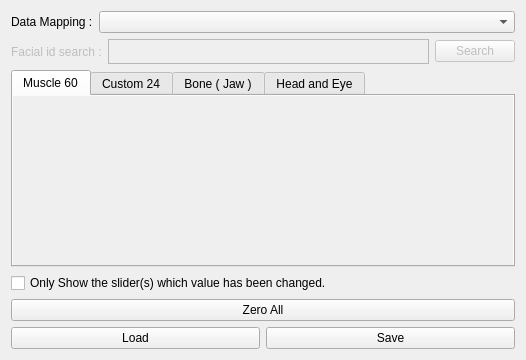
<?xml version="1.0" encoding="UTF-8"?>
<ui version="4.0">
 <class>qtFMMappingWidget</class>
 <widget class="QWidget" name="qtFMMappingWidget">
  <property name="geometry">
   <rect>
    <x>0</x>
    <y>0</y>
    <width>526</width>
    <height>360</height>
   </rect>
  </property>
  <property name="windowTitle">
   <string>Facial Mocap - Mapping</string>
  </property>
  <layout class="QVBoxLayout" name="verticalLayout">
   <item>
    <layout class="QHBoxLayout" name="horizontalLayout">
     <item>
      <widget class="QLabel" name="label">
       <property name="text">
        <string>Data Mapping :</string>
       </property>
      </widget>
     </item>
     <item>
      <widget class="QComboBox" name="qtExpressionComboBox">
       <property name="sizePolicy">
        <sizepolicy hsizetype="Expanding" vsizetype="Preferred">
         <horstretch>0</horstretch>
         <verstretch>0</verstretch>
        </sizepolicy>
       </property>
      </widget>
     </item>
    </layout>
   </item>
   <item>
    <layout class="QHBoxLayout" name="horizontalLayout_4">
     <item>
      <widget class="QLabel" name="label_2">
       <property name="enabled">
        <bool>false</bool>
       </property>
       <property name="text">
        <string>Facial id search :</string>
       </property>
      </widget>
     </item>
     <item>
      <widget class="QTextEdit" name="qtFMListTextEdit">
       <property name="enabled">
        <bool>false</bool>
       </property>
       <property name="sizePolicy">
        <sizepolicy hsizetype="Expanding" vsizetype="Preferred">
         <horstretch>0</horstretch>
         <verstretch>0</verstretch>
        </sizepolicy>
       </property>
       <property name="maximumSize">
        <size>
         <width>16777215</width>
         <height>25</height>
        </size>
       </property>
      </widget>
     </item>
     <item>
      <widget class="QPushButton" name="qSearchPushButton">
       <property name="enabled">
        <bool>false</bool>
       </property>
       <property name="text">
        <string>Search</string>
       </property>
      </widget>
     </item>
    </layout>
   </item>
   <item>
    <widget class="QTabWidget" name="qtFacialMappingTabWidget">
     <property name="minimumSize">
      <size>
       <width>0</width>
       <height>170</height>
      </size>
     </property>
     <property name="maximumSize">
      <size>
       <width>16777215</width>
       <height>16777215</height>
      </size>
     </property>
     <property name="focusPolicy">
      <enum>Qt::NoFocus</enum>
     </property>
     <property name="tabPosition">
      <enum>QTabWidget::North</enum>
     </property>
     <property name="currentIndex">
      <number>0</number>
     </property>
     <widget class="QWidget" name="qtMuscleWidget">
      <attribute name="title">
       <string>Muscle 60</string>
      </attribute>
      <layout class="QVBoxLayout" name="verticalLayout_4">
       <property name="margin">
        <number>0</number>
       </property>
       <item>
        <widget class="QScrollArea" name="qtMuscleScrollArea">
         <property name="focusPolicy">
          <enum>Qt::NoFocus</enum>
         </property>
         <property name="frameShape">
          <enum>QFrame::NoFrame</enum>
         </property>
         <property name="widgetResizable">
          <bool>true</bool>
         </property>
         <widget class="QWidget" name="qtMuscleContextWidget">
          <property name="geometry">
           <rect>
            <x>0</x>
            <y>0</y>
            <width>502</width>
            <height>172</height>
           </rect>
          </property>
          <layout class="QHBoxLayout" name="horizontalLayout_6">
           <property name="spacing">
            <number>0</number>
           </property>
           <property name="margin">
            <number>9</number>
           </property>
          </layout>
         </widget>
        </widget>
       </item>
      </layout>
     </widget>
     <widget class="QWidget" name="qtCustomWidget">
      <attribute name="title">
       <string>Custom 24</string>
      </attribute>
      <layout class="QVBoxLayout" name="verticalLayout_2">
       <property name="spacing">
        <number>6</number>
       </property>
       <property name="margin">
        <number>0</number>
       </property>
       <item>
        <widget class="QScrollArea" name="qtCustomScrollArea">
         <property name="focusPolicy">
          <enum>Qt::NoFocus</enum>
         </property>
         <property name="frameShape">
          <enum>QFrame::NoFrame</enum>
         </property>
         <property name="widgetResizable">
          <bool>true</bool>
         </property>
         <widget class="QWidget" name="qtCustomContextWidget">
          <property name="geometry">
           <rect>
            <x>0</x>
            <y>0</y>
            <width>502</width>
            <height>172</height>
           </rect>
          </property>
          <property name="minimumSize">
           <size>
            <width>0</width>
            <height>0</height>
           </size>
          </property>
          <layout class="QHBoxLayout" name="verticalLayout_7"/>
         </widget>
        </widget>
       </item>
      </layout>
     </widget>
     <widget class="QWidget" name="qtBoneWidget">
      <property name="autoFillBackground">
       <bool>true</bool>
      </property>
      <attribute name="title">
       <string>Bone ( Jaw )</string>
      </attribute>
      <layout class="QVBoxLayout" name="verticalLayout_3">
       <item>
        <widget class="QScrollArea" name="qtBoneScrollArea">
         <property name="autoFillBackground">
          <bool>true</bool>
         </property>
         <property name="frameShape">
          <enum>QFrame::NoFrame</enum>
         </property>
         <property name="widgetResizable">
          <bool>true</bool>
         </property>
         <widget class="QWidget" name="qtBoneContextWidget">
          <property name="geometry">
           <rect>
            <x>0</x>
            <y>0</y>
            <width>484</width>
            <height>154</height>
           </rect>
          </property>
          <layout class="QHBoxLayout" name="verticalLayout_7"/>
         </widget>
        </widget>
       </item>
      </layout>
     </widget>
     <widget class="QWidget" name="qtHeadEyeWidget">
      <property name="autoFillBackground">
       <bool>true</bool>
      </property>
      <attribute name="title">
       <string>Head and Eye</string>
      </attribute>
      <layout class="QVBoxLayout" name="verticalLayout_5">
       <item>
        <widget class="QScrollArea" name="qtHeadEyeScrollArea">
         <property name="autoFillBackground">
          <bool>true</bool>
         </property>
         <property name="frameShape">
          <enum>QFrame::NoFrame</enum>
         </property>
         <property name="widgetResizable">
          <bool>true</bool>
         </property>
         <widget class="QWidget" name="qtHeadEyeContextWidget">
          <property name="geometry">
           <rect>
            <x>0</x>
            <y>0</y>
            <width>484</width>
            <height>154</height>
           </rect>
          </property>
          <layout class="QHBoxLayout" name="verticalLayout_7"/>
         </widget>
        </widget>
       </item>
      </layout>
     </widget>
    </widget>
   </item>
   <item>
    <widget class="QCheckBox" name="qtShowAllSliderCheckBox">
     <property name="text">
      <string>Only Show the slider(s) which value has been changed.</string>
     </property>
    </widget>
   </item>
   <item>
    <layout class="QHBoxLayout" name="horizontalLayout_3">
     <item>
      <widget class="QPushButton" name="qtZeroAllPushButton">
       <property name="text">
        <string>Zero All</string>
       </property>
      </widget>
     </item>
    </layout>
   </item>
   <item>
    <layout class="QHBoxLayout" name="horizontalLayout_2">
     <item>
      <widget class="QPushButton" name="qtLoadPushButton">
       <property name="text">
        <string>Load</string>
       </property>
      </widget>
     </item>
     <item>
      <widget class="QPushButton" name="qtSavePushButton">
       <property name="text">
        <string>Save</string>
       </property>
      </widget>
     </item>
    </layout>
   </item>
  </layout>
 </widget>
 <resources>
  <include location="../../../../../ic6 svn/6.52/iCloneR2/ui/ICMotion/ICMotion.qrc"/>
 </resources>
 <connections/>
</ui>
